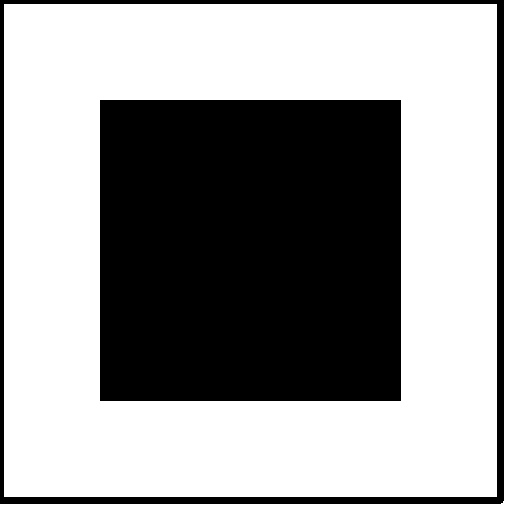
#> input picture data/rectangle.jpg, 512 x 512 px
$ jupyter execute --allow-errors Ch06.ipynb   (older library calls are emulated)
#> lines starting #> are read from the running program, lines starting #| are printed output that depends on the picture; after the words box and inside, x2 and y2 are one past the last pixel; in counts of white or black regions, pixels touching at a corner belong together
### 영상 분할
영상 분할(image segmentation)은 입력 영상에서 관심 있는 영역을 분리하는 과정이다.
이러한 영상 분할은 영상 분석, 물체 인식, 추적 등 대부분의 영상처리 응용에서 필수적인 단계이다.
영상 분할은 크게 경계선 또는 영역으로 분할한다.
임계법 사용방법은 가장 간단한 영상 분할 방법으로 <code>cv2.threshold()</code>, <code>cv2.adaptiveThreshold()</code>로서 선수 과정으로 알고있어야 하는 지식이다.
사전 지식: <a href="https://wjddyd66.github.io/opencv/2019/10/23/OpenCV(4).html">임계값과 히스토그램 처리</a><br>

#### 필요한 라이브러리 임포트

[cell 1]
import cv2
import numpy as np
import matplotlib.pyplot as plt
import ipywidgets as widgets
import IPython.display as display
from ipywidgets import Layout, Button, Box, Layout, Image, IntSlider, AppLayout

#### 필요한 데이터 생성1

[cell 2]
def plot(img):
    plt.axis('off')
    plt.imshow(img)
    plt.show()

img = np.zeros((512,512,3),dtype=np.int32)+255
img2 = np.zeros((512,512,3),dtype=np.int32)+255

pt1 = 100,200
pt2 = 150,250
pt3 = 256,256
pt4 = 400,250
pt5 = 400,30
pt6 = 80,400

cv2.circle(img,pt1,radius=30,color=(0,0,0),thickness=-1)
#> img: shape (512, 512, 3) int32; 98.9% white; 1 black region, box (x1, y1, x2, y2) and area: (70, 170, 131, 231) 2821
cv2.circle(img,pt2,radius=30,color=(0,0,0),thickness=-1)
cv2.circle(img,pt3,radius=50,color=(0,0,0),thickness=-1)
cv2.circle(img,pt4,radius=60,color=(0,0,0),thickness=-1)
cv2.circle(img,pt5,radius=30,color=(0,0,0),thickness=-1)
cv2.circle(img,pt6,radius=60,color=(0,0,0),thickness=-1)
#> img: shape (512, 512, 3) int32; 85.2% white; 6 black regions, box (x1, y1, x2, y2) and area: (340, 190, 461, 311) 11289, (20, 340, 141, 461) 11289, (206, 206, 307, 307) 7845, (370, 0, 431, 61) 2821, (70, 170, 131, 231) 2821, (120, 220, 181, 281) 2821

cv2.circle(img2,pt1,radius=30,color=(0,0,0),thickness=-1)
cv2.circle(img2,pt2,radius=30,color=(0,0,0),thickness=-1)
cv2.circle(img2,pt6,radius=60,color=(0,0,0),thickness=-1)
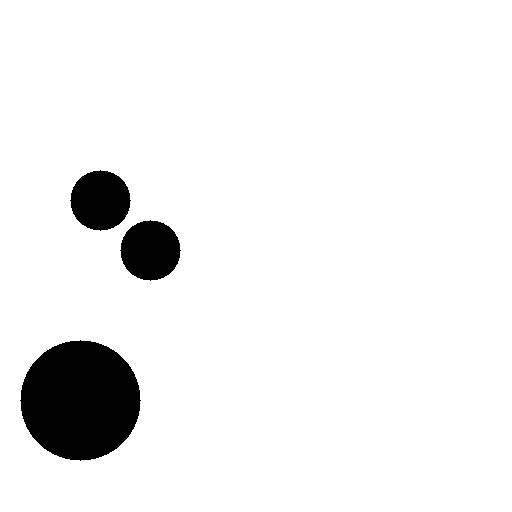
#> img2: shape (512, 512, 3) int32; 93.5% white; 3 black regions, box (x1, y1, x2, y2) and area: (20, 340, 141, 461) 11289, (70, 170, 131, 231) 2821, (120, 220, 181, 281) 2821

plt.figure(figsize=(20,4))
#> (this line was passed over: IPython is not available in this run)
#> (the rest of this cell did not finish here and is left out)

#### 필요한 데이터 생성2

[cell 3]
def plot(img):
    plt.axis('off')
    plt.imshow(img)
    plt.show()

img = np.zeros((512,512,3),dtype=np.uint8)

cv2.rectangle(img,(50,100),(450,400),(255,255,255),-1)
#> img: shape (512, 512, 3); 46% white; 1 white region, box (x1, y1, x2, y2) and area: (50, 100, 451, 401) 120701
cv2.rectangle(img,(100,150),(400,350),(0,0,0),-1)
#> img: shape (512, 512, 3); 23% white; 1 white region, box (x1, y1, x2, y2) and area: (50, 100, 451, 401) 60200
cv2.rectangle(img,(200,200),(300,300),(255,255,255),-1)
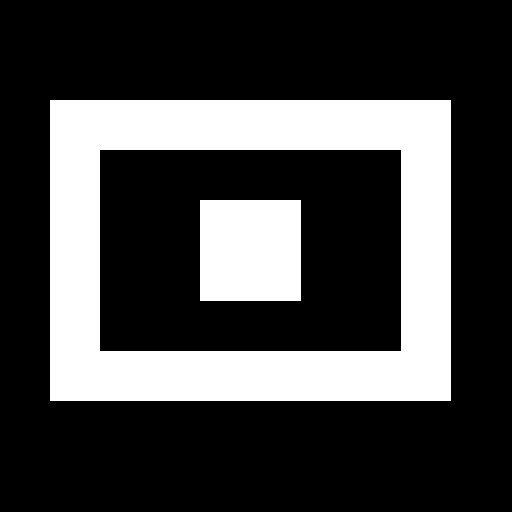
#> img: shape (512, 512, 3); 26.9% white; 2 white regions, box (x1, y1, x2, y2) and area: (50, 100, 451, 401) 60200, (200, 200, 301, 301) 10201

plt.figure(figsize=(20,4))
#> (this line was passed over: IPython is not available in this run)
plt.title('rectangle2.jpg')
#> (this line was passed over: IPython is not available in this run)
plt.axis('off')
#> (this line was passed over: IPython is not available in this run)
plt.imshow(img)
#> (this line was passed over: IPython is not available in this run)

cv2.imwrite('./data/rectangle2.jpg',img)
#> Out = True

### Hough 변환에 의한 직선, 원 검출

**사전지식(극좌표)**
Hough변환을 이해하기 위해서 Hough변환에 기초인 극좌표계를 이해해야한다.
<br>
사진 출처:<a href="https://ko.wikipedia.org/wiki/%EA%B7%B9%EC%A2%8C%ED%91%9C%EA%B3%84">위키피디아</a><br>
위와 같은 직선이 존재할 때 일반적인 직선은 다음과 같이 표현될 수 있다.
<p>$$y=mx$$</p>
위와 같은 직선을 r((0,0) ~ (x,y)까지의 거리),<span>$\theta$</span>(각도)로서 표현하는 것이 극좌표 계이다.
아래 식으로서 극좌표계로 표현하는 식을 알아보자.
<p>$$sin(\theta) = \frac{y}{r}, cos(\theta) = \frac{x}{r}$$</p>
<p>$$r^2 = x^2 + y^2$$</p>
<p>$$r^2 = xcos(\theta)r + ysin(\theta)r$$</p>
<p>$$r = xcos(\theta) + ysin(\theta)$$</p>
위와 같은 식으로서 r,<span>$\theta$</span>로서 표현하게 되면 한 점(x,y)를 지나는 모든 직선을 구할수 있다.
<br>

**Hough 변환**
Hough변환은 (x,y)좌표공간의 픽셀들을 (r,<span>$\theta$</span>)매개변수 공간에서 곡선의 형태로 나타난다.
또한 (x,y)좌표공간에서 같은 직선상에 존재하는 픽셀들의 경우 (r,<span>$\theta$</span>)매개변수 공간에서 교점을 가지게 된다.
**Hough변환 기법은 이러한 특징을 이용하여 영상의 특징 픽셀들을 (x,y)좌표 공간에서 (r,<span>$\theta$</span>)의 극좌표로 나타내어 mapping 시킨 후 보팅 과정을 통해 교점을 찾아 직선 성분을 추출하는 기법이다.**

위의 Hough변환의 설명으로는 이해하기 힘드므로 아래 사진을 참조하자.
아래 사진은 일직선상에있는 3개의 점에 대하여 극좌표를 시각적으로 나타낸 사진이다.

사진 출처:<a href="https://opencv-python.readthedocs.io/en/latest/doc/25.imageHoughLineTransform/imageHoughLineTransform.html">gramman 블로그</a><br>
위의 사진의 결과를 아래처럼 (r,<span>$\theta$</span>)에서 mapping하게되면 sin 그래프로서 나타낼 수 있는 것을 알 수 있다.
<p>$$asinx + bcosx = \sqrt{a^2+b^2}sin(x+\theta)$$</p>
<p>$$sin(\theta) = \frac{b}{\sqrt{a^2+b^2}}, cos(\theta) = \frac{a}{\sqrt{a^2+b^2}}$$</p>
위의 과정으로 sin형태로 그래프가 나온다는 것을 예상할 수 있고 실제로 그려보면 아래 사진과 같이 출력되게 된다.

사진 출처:<a href="https://opencv-python.readthedocs.io/en/latest/doc/25.imageHoughLineTransform/imageHoughLineTransform.html">gramman 블로그</a><br>
위와같이 곡선에서 중요하게 생각해야 하는것은 교점이 생겼다는 것 이다.
그래프에서 교점이 생겼다는 것은 다음과 같이 생각할 수 있다.
예를들어 다음과 같은 직선 2개가 존재한다고 생각하자.
<p>$$r_1 = x_1cos(\theta_1) + y_1sin(\theta_1)$$</p>
<p>$$r_2 = x_2cos(\theta_2) + y_2sin(\theta_2)$$</p>

두개의 곡선을 극좌표계로 Mapping하였을때의 **교점은 (<span>$(x_1,y_1)$</span>)을 지나는 직선들중 하나의 직선과 (<span>$(x_2,y_2)$</span>)지나는 직선들 중 하나의 직선이 같아졌다는 것을 의미한다.**
즉, (<span>$(x_1,y_1)$</span>)과 (<span>$(x_2,y_2)$</span>)는 하나의 같은 점선 위에 있다는 것을 알 수 있다.
이러한 방식을 통하여 **Hough 변환은 교점을 찾아 직선 성분을 추출할 수 있다.**
**이러한 직선은 Edge, blur와 같이 Image에서 주요한 Feature로서 사용될 수 있기 때문에 주요한 특성이다.**
참조:<a href="https://iskim3068.tistory.com/28">iskim3068 블로그</a><br><br>
**OpenCV를 통한 Hough변환**
<code>cv2.HoughLines(image, rho, theta, threshold[, lines[, srn[, stn[, min_theta[, max_theta]]]]])</code>: Hough변환을 통하여 직선을 검출<br>
**parameter**
- image: input(canny edge선 적용 후)
- rho: r값의 범위(0~1 실수)
- theata: <span>$\theta$</span>값의 범위(0~180 정수)
- threshold: 만나는 점의 기준, 숫자가 적으면 많은 선이 검출되지만 정확도가 떨어지고, 숫자가 크면 정확도가 올라감

<br>
<code>cv2.HoughLinesP(image, rho, theta, threshold, minLineLength, maxLineGap)</code>: <code>cv2.HoughLines</code>는 모든 점에 대해서 계산하므로 시간이 오래걸린다. 따라서 모든 점을 대상으로 하는 것이 아니라 임의의 점을 이용하여 직선을 찾는 방법이다. 단, 임계값을 작게 하여야 한다.
<b>선의 시작점과 끝점을 Return해주기 때문에 쉽게 화면에 표현할 수 있다.</b>
<br>

**parameter**
- image: input(canny edge선 적용 후)
- rho: r값의 범위(0~1 실수)
- theata: <span>$\theta$</span>값의 범위(0~180 정수)
- threshold: 만나는 점의 기준, 숫자가 적으면 많은 선이 검출되지만 정확도가 떨어지고, 숫자가 크면 정확도가 올라감
- minLineLength: 선의 최소 길이
- maxLineGap: 선과 선사이의 최대 허용간격

<br>

<code>cv2.HoughCircles(image, method, dp, minDist[, circles[, param1[, param2[, minRadius[, maxRadius]]]]])</code><br>
<p>$$(x-x_{center})^2 + (y-y_{center})^2 = r^2$$</p>
3개의 변수에 대하여 계산하는 것은 비효율적이므로 가장자리에서 기울기를 측정하여 원을 그리는데 관련이 있는 점인지를 확인할 수 있는 Hough Gradient Method를 사용<br>

**parameter**
- image: input(canny edge선 적용 후)
- method: 검출방법, ex)HOUGH_GRADIENT
- dp: 해상도
- minDist: 검출한 원의 중심과의 최소거리. 값이 작으면 원이 아닌 것들도 검출이 되고, 너무 크면 원을 놓칠 수 있음
- param1: 내부적으로 사용하는 canny edge 검출기에 전달되는 Paramter
- param2: 이 값이 작을 수록 오류가 높아짐. 크면 검출률이 낮아짐.
- minRadius: 원의 최소 반지름.
- maxRadius: 원의 최대 반지름.

<br>

**참고사항(Hough Circle Transform)**: <a href="http://www.navisphere.net/2172/hough-circle-transform/">navisphere 블로그</a><br>

#### 직선검출: cv2.HoughLines(), cv2.HoughLinesP()

[cell 4]
def layout(header, left, right):
    layout = AppLayout(header=header,
          left_sidebar=left,
          center=None,
          right_sidebar=right)
    return layout

wImg_original = Image(layout = Layout(border="solid"), width="20%")
wImg_Edges = Image(layout = Layout(border="solid"), width="20%")
wImg_Lines = Image(layout = Layout(border="solid"), width="20%")
wImg_Lines2 = Image(layout = Layout(border="solid"), width="20%")

items = [wImg_original,wImg_Edges,wImg_Lines,wImg_Lines2]
wImg=Box(items)

display.display(wImg)

src = cv2.imread('./data/rectangle.jpg')
#> src is the input picture: shape (512, 512, 3); min 0, max 255, mean 156.2
src2 = src.copy()
gray = cv2.cvtColor(src,cv2.COLOR_BGR2GRAY)
edges = cv2.Canny(src,0,200)
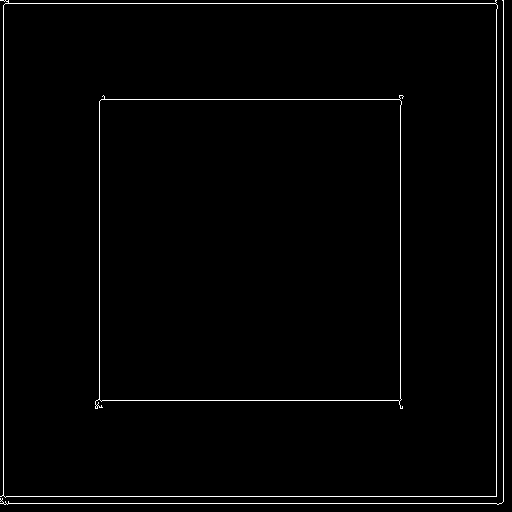
#> edges: shape (512, 512); 1.6% white in thin lines or dots
lines = cv2.HoughLines(edges,rho=1,theta=np.pi/180.0,threshold=100)
#> lines = 14 rows, first 8: [503, 0], [503, 1.57], [496, 1.57], [3, 0], [496, 0], [3, 1.57], [400, 0], [99, 0]
lines2 = cv2.HoughLinesP(edges,rho=1,theta=np.pi/180.0,threshold=100)
#> lines2 = [[5, 3, 495, 3], [3, 495, 3, 5], [503, 501, 503, 0], [496, 496, 496, 9], [8, 503, 496, 503], [6, 496, 495, 496], [102, 400, 398, 400], [400, 398, 400, 105], [101, 99, 399, 99], [99, 399, 99, 101]]

print('HoughLines lines.shape=',lines.shape)
#| HoughLines lines.shape= (14, 1, 2)
print('HoughLinesP lines.shape=',lines2.shape)
#| HoughLinesP lines.shape= (10, 1, 4)

for line in lines:
    rho,theta = line[0]
    c = np.cos(theta)
    s = np.sin(theta)
    x0 = c*rho
    y0 = s*rho
    x1 = int(x0+1000*(s))
    y1 = int(y0+1000*(c))
    x2 = int(x0-1000*(s))
    y2 = int(y0-1000*(c))
    cv2.line(src,(x1,y1),(x2,y2),(0,0,255),2)
#> this loop made 14 passes
#> (rho, theta, c, s, x0, y0, x1, y1) on passes 1 to 12: (503, 0, 1, 0, 503, 0, 503, 1000), (503, 1.57, -4.37e-08, 1, -2.2e-05, 503, 999, 502), (496, 1.57, -4.37e-08, 1, -2.17e-05, 496, 999, 495), (3, 0, 1, 0, 3, 0, 3, 1000), (496, 0, 1, 0, 496, 0, 496, 1000), (3, 1.57, -4.37e-08, 1, -1.31e-07, 3, 999, 2), (400, 0, 1, 0, 400, 0, 400, 1000), (99, 0, 1, 0, 99, 0, 99, 1000), (400, 1.57, -4.37e-08, 1, -1.75e-05, 400, 999, 399), (99, 1.57, -4.37e-08, 1, -4.33e-06, 99, 999, 98), (504, 1.55, 0.0175, 1, 8.8, 503.9, 1008, 521), (495, 1.59, -0.0175, 1, -8.64, 494.9, 991, 477)
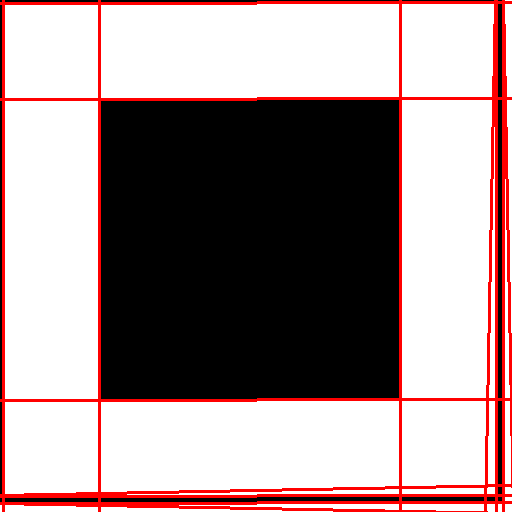
#> src: shape (512, 512, 3); 7.65% of pixels changed, all inside (x1, y1, x2, y2) = (0, 0, 512, 512)

tmpStream = cv2.imencode(".jpeg", gray)[1].tostring()
wImg_original.value = tmpStream

tmpStream = cv2.imencode(".jpeg", edges)[1].tostring()
wImg_Edges.value = tmpStream

tmpStream = cv2.imencode(".jpeg", src)[1].tostring()
wImg_Lines.value = tmpStream

for line in lines2:
    x1,y1,x2,y2 = line[0]
    cv2.line(src2,(x1,y1),(x2,y2),(0,0,255),10)
#> this loop made 10 passes
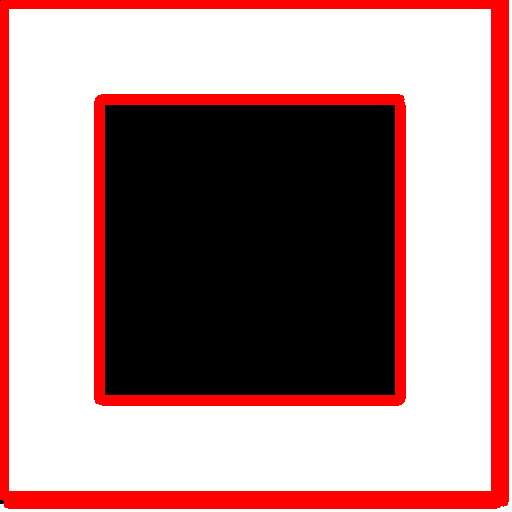
#> src2: shape (512, 512, 3); 15.2% of pixels changed, all inside (x1, y1, x2, y2) = (0, 0, 509, 509)

tmpStream = cv2.imencode(".jpeg", src2)[1].tostring()
wImg_Lines2.value = tmpStream

#### 원 검출: cv2.HoughCircles()

[cell 5]
src1 = cv2.imread('./data/circle.jpg')
#> (the rest of this cell did not finish here and is left out)

### 컬러 범위에 의한 영역 분할
<code>cv2.inRange(src,lowerb,upperb[,dst])</code>: loweb ~ upperb 범위의 컬러 영역을 분할할 수 있다. Color -> HSV 색상으로 변환 후에, 색상 범위를 지정하여 손, 얼굴 등의 피부 검출등을 분할할 때 유용한다.<br>
**parameter**
- src: input
- lowerb: 최소값
- upperb: 최대값

[cell 6]
src = cv2.imread('./data/hand.jpg')
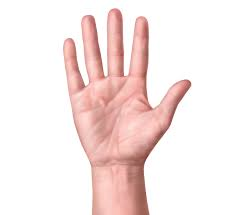
#> input picture data/hand.jpg, 235 x 215 px
#> src is the input picture: shape (215, 235, 3); mean B, G, R 228.8, 230.8, 246.3
hsv = cv2.cvtColor(src,cv2.COLOR_BGR2HSV)
#> hsv: shape (215, 235, 3); mean H, S, V 12.1, 20.7, 246.4
lower = (0,30,0)
upper = (150,200,255)
dst = cv2.inRange(hsv,lower,upper)
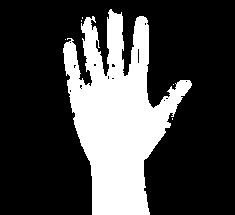
#> dst: shape (215, 235); 26.8% white; 6 white regions (5 under 20 px)

src = cv2.cvtColor(src,cv2.COLOR_BGR2RGB)
plt.figure(figsize=(20,4))
#> (this line was passed over: IPython is not available in this run)
#> (the rest of this cell did not finish here and is left out)

### 윤각선 검출 및 그리기
**컨투어(contour)**란 동일한 색 또는 동일한 픽셀값(강도, itensity)을 가지고 있는 영역의 경계선 정보이다.
<code>cv2.findContours(image,mode,method[,contours[,hierarchy[,offset]]])</code>: image의 countour를 반환한다.
**parameter**
- image: 흑백이미지 또는 이진화된 이미지
- mode: 컨투어를 찾는 방법
 - cv2.RETR_EXTERNAL: 가장 외각의 윤각선만 찾는다
 - cv2.RETR_LIST: 모든 윤각선을 찾는다. 계층관계를 설정하지 않는다.
 - cv2.RETR_CCOMP: 2레벨 계층 구조로 모든 윤각선을 찾는다.
 - cv2.RETR_TREE: 모든 윤각선을 계층적 트리 형태로 찾는다.
- method: 컨투어를 찾을 때 사용하는 근사화 방법
 - cv2.CHAIN_APPROX_NONE: 체인 코드로 표현된 윤각선의 모든 좌표를 반환한다.
 - cv2.CHAIN_APPROX_SIMPLE: 윤각선의 다각형 근사 좌표를 변환한다.
 - cv2.CHAIN_APPROX_TC89_L1: Teh-Chin의 체인 코드 알고리즘으로 근사화 한다.
 - cv2.CHAIN_APPROX_RC89_KCOS: 위와 같음

<br>
<code>cv2.drawContours(image,contours,contourldx,color[,thickness[,lineType[,hierarcht[,maxLevel[,offset]]]]])</code>: 컨투어 정보에서 비트맵 이미지 생성

**parameter**
- image: 원본 이미지
- contours: 컨투어 라인 정보
- contourldx: 컨투어 라인 번호
- color: 색상

<br>

**참고사항**
현재 Window와 Linux환경에서 번갈아가면서 작업하고 있다.
OpenCV의 version은 4.1.1로 동일하나 <code>cv.findContours</code>가 반환하는 인자의 개수가 다르다.
- Window: image,contours,hierarchy
- Linux: contours,hierarchy

함수 사용시 Error가 발생하게 되면 Return 인자의 개수를 변형해보는 것이 가장먼저 확인해야 하는 작업이다.

#### 윤각선 검출 및 그리기
- mode: cv2.RETR_EXTERNAL, cv2.RETR_LIST
- method: cv2.CHAIN_APPROX_SIMPLE

현재 method로서 <code>cv2.CHAIN_APPROX_SIMPLE</code>을 사용하여 윤각선의 다각형 근사 좌표를 반환하도록 하였다.
이런 이유로 정확한 좌표의 위치가 아닌 원하는 좌표에서 -10 ~ +10차이의 오차를 보이는 많은 점이 반환되었다.
따라서 **delete_duplicated_contours**를 통하여 근사한 위치에 존재하는 점을 하나로 통일하는 과정을 거친 뒤 결과를 출력하였다.

[cell 7]
src = cv2.imread('./data/rectangle2.jpg')
#> src: shape (512, 512, 3); min 0, max 255, mean 68.5
src2 = np.copy(src)
src3 = np.copy(src)
src4 = np.copy(src)

gray = cv2.cvtColor(src,cv2.COLOR_BGR2GRAY)

mode = cv2.RETR_EXTERNAL
#> mode = 0
mode2 = cv2.RETR_LIST
#> mode2 = 1
method = cv2.CHAIN_APPROX_SIMPLE
#> method = 2

contours, hierachy = cv2.findContours(gray,mode,method)
#> contours = 10 contours, 9 with area under 20; largest, box (x1, y1, x2, y2) and area: (48, 96, 456, 408) 120028
contours2, hierachy2 = cv2.findContours(gray,mode2,method)
#> contours2 = 20 contours, 17 with area under 20; largest, box (x1, y1, x2, y2) and area: (48, 96, 456, 408) 120028, (99, 149, 402, 352) 60993, (200, 200, 304, 304) 10016

print('contours1')
print('type(contorous)=',type(contours))
#| type(contorous)= <class 'list'>
print('type(contorous[0])=',type(contours[0]))
#| type(contorous[0])= <class 'numpy.ndarray'>
print('len(contours)=',len(contours))
#| len(contours)= 10
print('contours[0].shape=',contours[0].shape)
#| contours[0].shape= (1, 1, 2)
print('contours[0]=',contours[0])
#| contours[0]= [[[ 48 405]]]
print('-'*20)
print('contours2')
print('type(contorous2)=',type(contours2))
#| type(contorous2)= <class 'list'>
print('type(contorous2[0])=',type(contours2[0]))
#| type(contorous2[0])= <class 'numpy.ndarray'>
print('len(contours2)=',len(contours2))
#| len(contours2)= 20
print('contours2[0].shape=',contours2[0].shape)
#| contours2[0].shape= (1, 1, 2)
print('contours2[0]=',contours2[0])
#| contours2[0]= [[[ 48 405]]]

def delete_duplicated_contours(contours):
    pt_array=[]
    for c in contours:
        for pt in range(0,len(c)):
            b = True
            for pt_arr in pt_array:
                if((pt_arr[0]>c[pt][0][0] - 10 and c[pt][0][0] + 10 > pt_arr[0]) and (pt_arr[1]>c[pt][0][1] - 10 and c[pt][0][1] + 10 > pt_arr[1])):
                    b = False
            if(b):
                pt_array.append(c[pt][0])
#> this loop made 10 passes
#> c on passes 1, 3, 4, 5, 6, 7, 8, 9: [[48, 405]], [[48, 103]], [[449, 98]], [[55, 98]], [[455, 97]], [[448, 96]], [[55, 96]], [[53, 96]]
#> after the loop, pt_array = [[48, 405], [48, 103], [449, 98], [447, 400]]
    return pt_array

pt_array1=delete_duplicated_contours(contours)
#> pt_array1 = [[48, 405], [48, 103], [449, 98], [447, 400]]
pt_array2=delete_duplicated_contours(contours2)
#> the loop in delete_duplicated_contours (call 2), `for c in contours:` made 20 passes
#> c on passes 1, 7, 10, 11, 12, 13, 14, 15, 16, 17, 18, 19: [[48, 405]], [[301, 298], [302, 297], [303, 298], [302, 299]], [[48, 103]], [[450, 100], [451, 99], [452, 100], [451, 101]], [[451, 99], [452, 98], [453, 99], [452, 100]], [[449, 98]], [[55, 98]], [[455, 97]], [[48, 97], [49, 96], [50, 97], [49, 98]], [[448, 96]], [[55, 96]], [[53, 96]]
#> pt_array2 = [[48, 405], [298, 301], [200, 200], [200, 300], [300, 200], [99, 150], [400, 149], [401, 345], [102, 351], [48, 103], [450, 100], [447, 400]]

cv2.drawContours(src,contours,-1,(255,0,0),3)
#> src: shape (512, 512, 3); mean B, G, R 72.3, 64.4, 64.4
cv2.drawContours(src3,contours2,-1,(255,0,0),3)
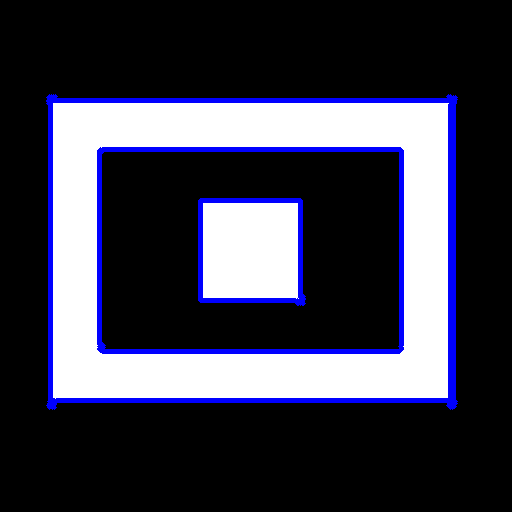
#> src3: shape (512, 512, 3); mean B, G, R 75.1, 60.3, 60.3

for pt in pt_array1:
    cv2.circle(src2,(pt[0],pt[1]),5,(0,0,255),-1)
#> this loop made 4 passes
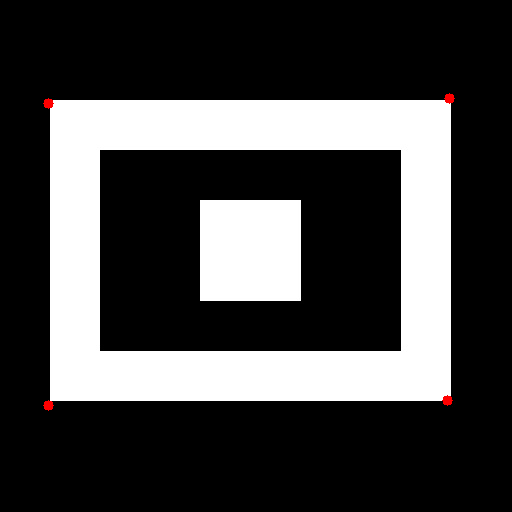
#> src2: shape (512, 512, 3); mean B, G, R 68.4, 68.4, 68.7

for pt in pt_array2:
    cv2.circle(src4,(pt[0],pt[1]),5,(0,0,255),-1)
#> this loop made 12 passes
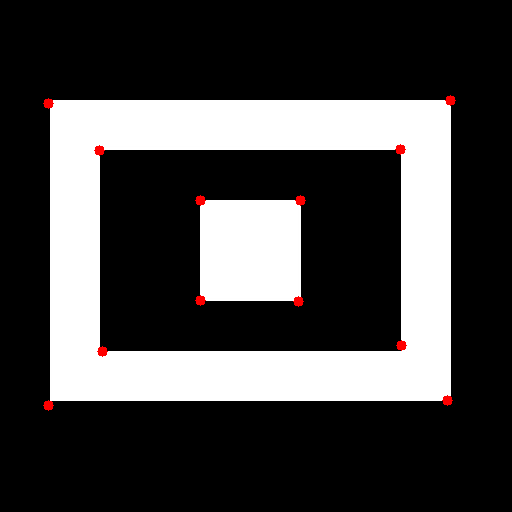
#> src4: shape (512, 512, 3); mean B, G, R 68.1, 68.1, 69

plt.figure(figsize=(20,4))
#> (this line was passed over: IPython is not available in this run)

imgae1=plt.subplot(1,4,1)
imgae1.set_title('cortous(mode = cv2.RETR_EXTERNAL)')
plt.axis('off')
plt.imshow(src)

imgae2=plt.subplot(1,4,2)
imgae2.set_title('Point of cortous')
plt.axis('off')
plt.imshow(src2)

imgae1=plt.subplot(1,4,3)
imgae1.set_title('cortous(mode = cv2.RETR_LIST)')
plt.axis('off')
plt.imshow(src3)

imgae2=plt.subplot(1,4,4)
imgae2.set_title('Point of cortous')
plt.axis('off')
plt.imshow(src4)
